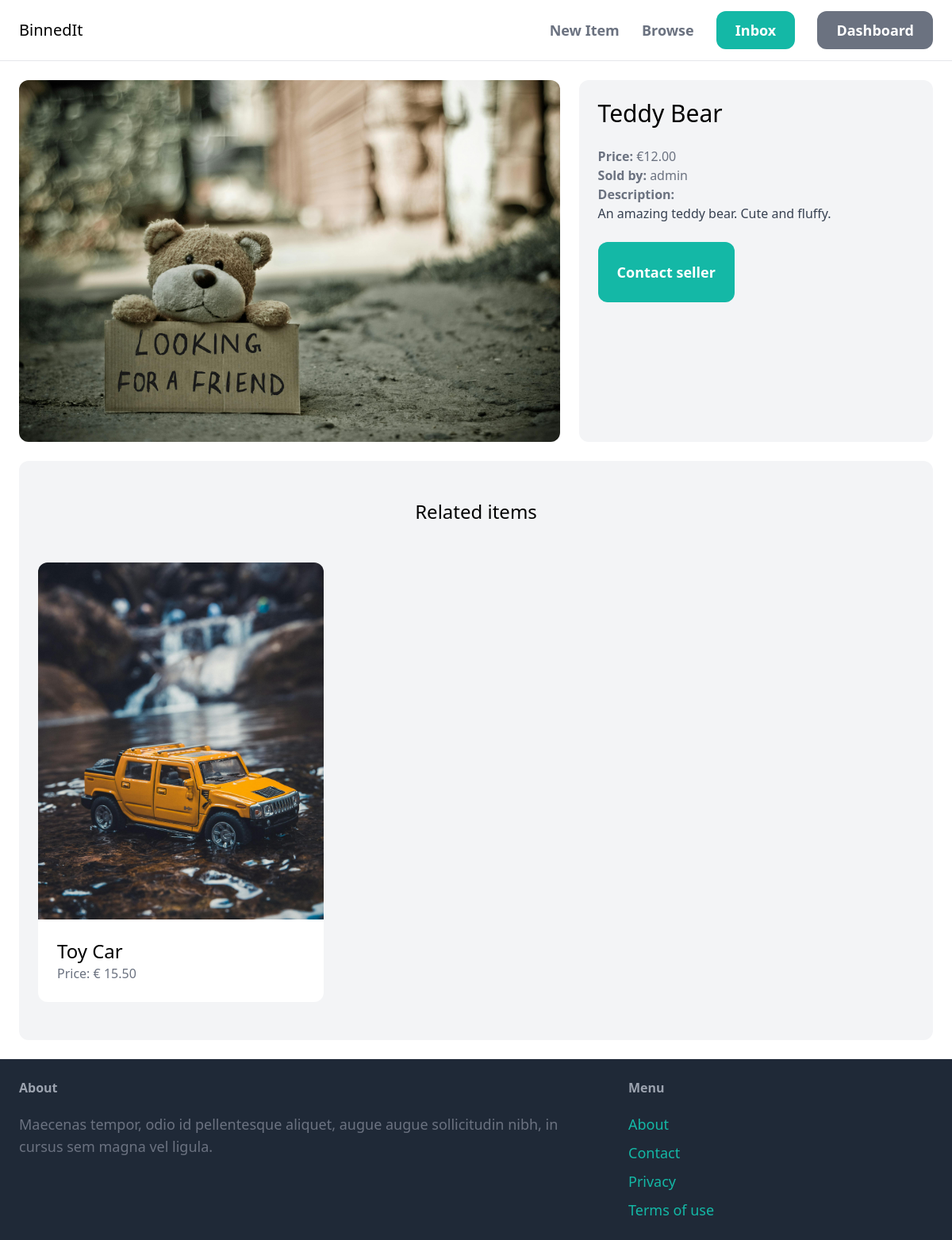
Screenshot of /items/1/ (signed in) with the database file from the repository.
### item/models.py (models this page shows, shortened)
class Item(models.Model):
    category = models.ForeignKey(
        Category, related_name='items', on_delete=models.CASCADE)
    name = models.CharField(max_length=255)
    description = models.TextField(blank=True, null=True)
    price = models.DecimalField(max_digits=999, decimal_places=2)
    image = models.ImageField(upload_to='item_images', blank=True, null=True)
    is_sold = models.BooleanField(default=False)
    create_by = models.ForeignKey(
        User, related_name='items', on_delete=models.CASCADE)
    created_at = models.DateTimeField(auto_now_add=True)

### item/views.py (the view)
# urls.py: path('<int:pk>/', views.detail, name='detail'),
def detail(request, pk):
    item = get_object_or_404(Item, pk=pk)
    related_items = Item.objects.filter(
        category=item.category, is_sold=False).exclude(pk=pk)[0:3]
    return render(request, 'item/detail.html', {'item': item, 'related_items': related_items})

### item/templates/item/detail.html (shortened to what this page needs)
{% extends 'core/base.html' %}
{% block content %}
<div class="grid grid-cols-5 gap-6">
    <div class="col-span-3">
        <img src="{{ item.image.url }}" class="rounded-xl">
    </div>
    <div class="col-span-2 p-6 bg-gray-100 rounded-xl">
        <h1 class="mb-6 text-3xl">{{item.name}}</h1>
        <p class="text-gray-500"><strong>Price: </strong>€{{item.price}}</p>
        <p class="text-gray-500"><strong>Sold by: </strong>{{item.create_by.username}}</p>
        {%if item.description%}
            <p class="text-gray-700"><strong class="text-gray-500">Description: </strong><br>
                {{item.description}}
        {% endif %}
        <br><a href="#" class="inline-block mt-6 px-6 py-6 text-lg font-semibold bg-teal-500 text-white rounded-xl hover:bg-teal-700">Contact seller</a>
    </div>
</div>
<div class="mt-6 px-6 py-12 bg-gray-100 rounded-xl">
    <h2 class="mb-12 text-2xl text-center">Related items</h2>
    <div class="grid grid-cols-3 gap-3">
        {% for item in related_items %}
        <div>
            <a href="{% url 'item:detail' item.id %}">
                <div>
                    <img src = "{{ item.image.url }}" class="rounded-t-xl">
                </div>
                <div class="p-6 bg-white rounded-b-xl">
                    <h2 class="text-2xl">{{item.name}}</h2>
                    <p class="text-gray-500">Price: € {{item.price}}</p>
                </div>
            </a>
        </div>
        {% endfor %}
    </div>
</div>
{% endblock %}

### rows the page displays
Item: image (picture), name "Teddy Bear", price "12.00", create_by.username "admin", description "An amazing teddy bear. Cute and fluffy."
Item: image (picture), name "Toy Car", price "15.50"
